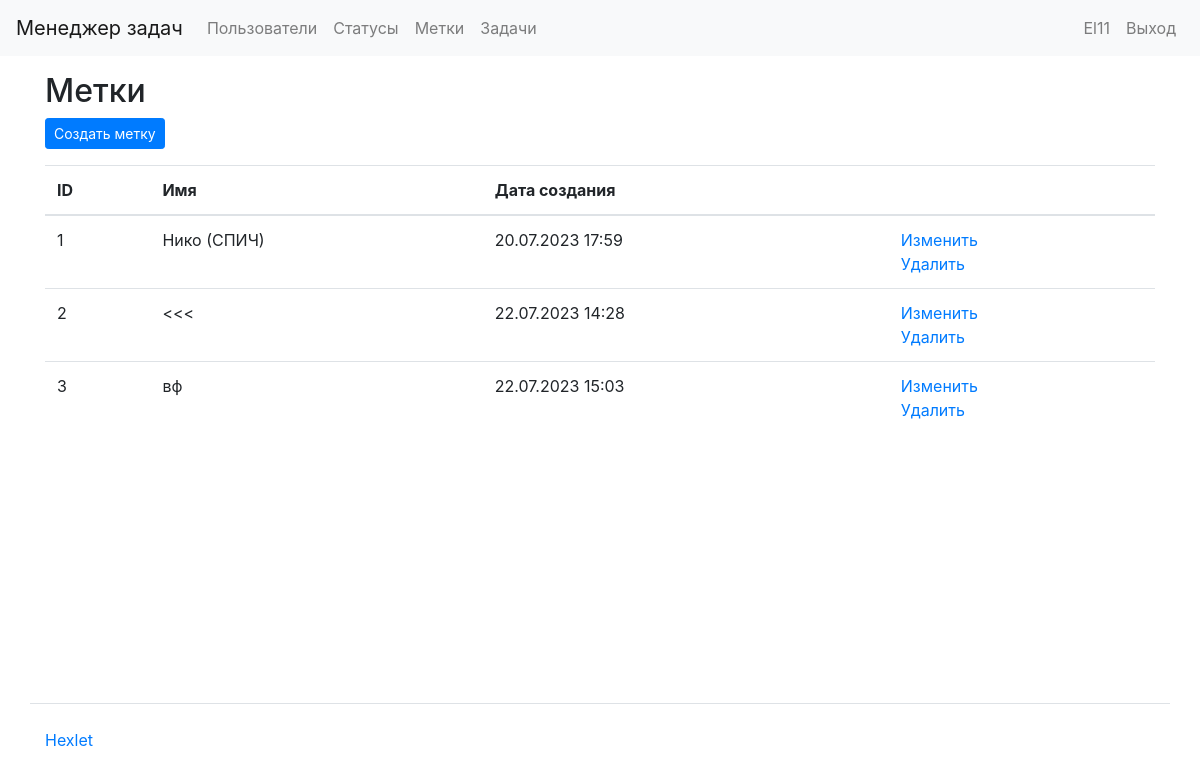
The app's page /labels/ (signed in) with its own data.
### task_manager/users/models.py (models this page shows)
class User(AbstractUser):
    def get_absolute_url(self):
        return reverse('users:user_list')
    def __str__(self):
        return self.get_full_name()

### task_manager/labels/models.py (models this page shows, shortened)
class labels(models.Model):
    name = models.CharField(gettext_lazy('Name'), max_length=100)
    created_date = models.DateTimeField(auto_now_add=True)
    class Meta:
        app_label = 'status'

### task_manager/labels/views.py (the view)
# urls.py: path('labels/', label, name='label'),
@login_required
def label(request):
    label = labels.objects.all()
    return render(request, 'labels/label.html', {'labels': label})

### task_manager/templates/labels/label.html (shortened to what this page needs)
{% extends "base.html" %}
{% load i18n %}
{% block content %}
  <h2>{% trans "Labels" %}</h2>
  <div class="mb-3">
    <a href="{% url 'create_label' %}" class="btn btn-primary btn-sm">{% trans "Create label" %}</a>
  </div>
  <table class="table">
    <thead>
      <tr>
        <th scope="col">{% trans "id" %}</th>
        <th scope="col">{% trans "Name" %}</th>
        <th scope="col">{% trans "Creation date" %}</th>
        <th scope="col"></th>
      </tr>
    </thead>
    <tbody>
      {% for label in labels %}
      <tr>
        <td>{{ label.id }}</td>
        <td>{{ label.name }}</td>
        <td>{{ label.created_date|date:"d.m.Y H:i"  }}</td>
        <td>
          <a href="{% url 'edit_label' label.id %}">{% trans "Edit" %}</a>
          <br>
          <a href="{% url 'delete_label' label.id %}">{% trans "Delete" %}</a>
        </td>
      </tr>
      {% endfor %}
    </tbody>
  </table>
{% endblock %}

### task_manager/templates/header.html (shortened to what this page needs)
{% load i18n %}
<nav class="navbar navbar-expand-lg navbar-light bg-light mb-3">
  <a class="navbar-brand" href="/">{% block navbar_brand %}{% trans "Task Manager" %}{% endblock %}</a>
  <div class="collapse navbar-collapse" id="navbarToggleExternalContent">
    <ul class="navbar-nav mr-auto">
      <li class="nav-item">
        <a class="nav-link" href="/users/">{% block navlink1 %}{% trans "Users" %}{% endblock %}</a>
      </li>
      {% if user.is_authenticated %}
        <li class="nav-item">
          <a class="nav-link" href="/statuses/">{% trans "Statuses" %}</a>
        </li>
        <li class="nav-item">
          <a class="nav-link" href="/labels/">{% trans "Labels" %}</a>
        </li>
        <li class="nav-item">
          <a class="nav-link" href="/tasks/">{% trans "Tasks" %}</a>
        </li>
      {% endif %}
    </ul>
    <ul class="navbar-nav">
      {% if user.is_authenticated %}
        <li class="nav-item">
          <span class="navbar-text mr-2">{{ user.username }}</span>
        </li>
        <li class="nav-item">
          <a class="nav-link" href="{% url 'logout' %}">{% trans "Logout" %}</a>
        </li>
      {% endif %}
    </ul>
  </div>
</nav>

### records on screen
User: username "El11"
labels: id "1", name "Нико (СПИЧ)", created_date "20.07.2023 17:59"
labels: id "2", name "<<<", created_date "22.07.2023 14:28"
labels: id "3", name "вф", created_date "22.07.2023 15:03"
